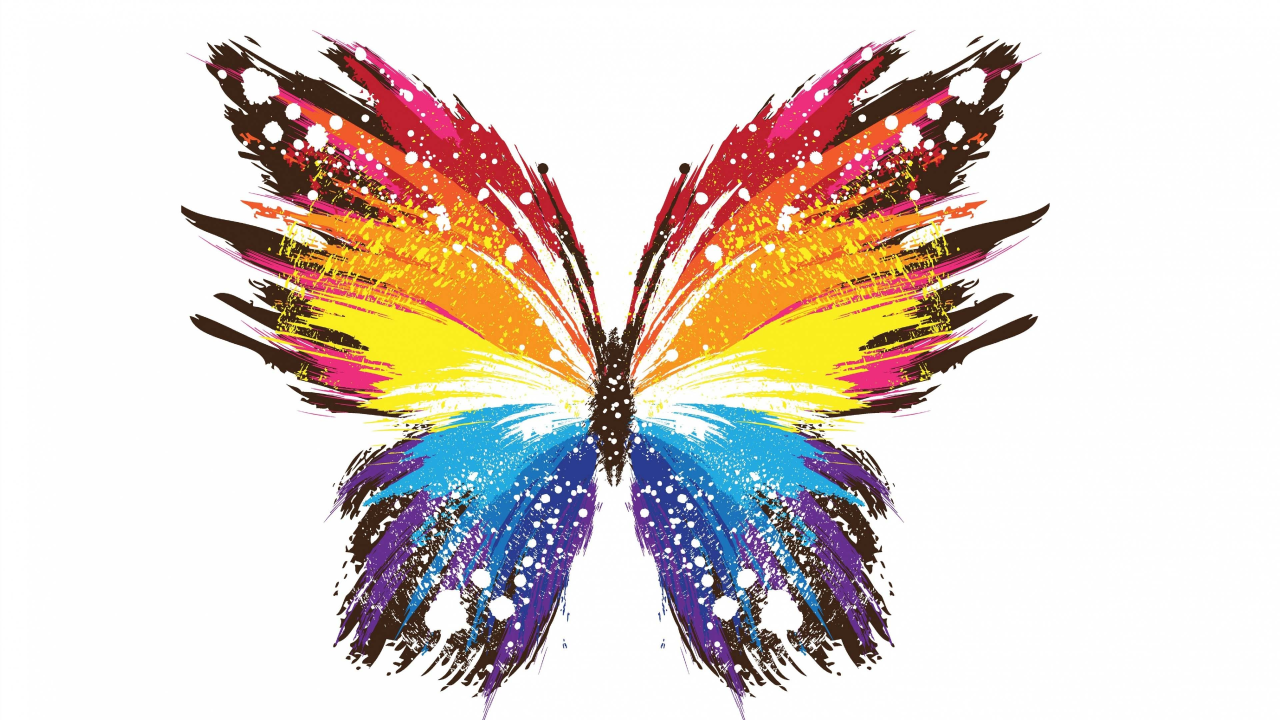
#> input picture colorful_butterfly_in_white_background_4k_hd_abstract.jpg, 3840 x 2160 px, found by its file name (shown at 1/3 size)
$ jupyter execute --allow-errors lab-2.ipynb
#> lines starting #> are read from the running program, lines starting #| are printed output that depends on the picture
[cell 1]
import cv2
import pandas as pd
import numpy as np
import matplotlib.pyplot as plt

[cell 2]
img = cv2.imread("C:/Users/Lab112/Desktop/colorful_butterfly_in_white_background_4k_hd_abstract.jpg")
#> img is the input picture: shape (2160, 3840, 3); mean B, G, R 200.4, 207.8, 220.5

[cell 3]
print(img.dtype)
#| uint8

[cell 4]
print(img.shape)
#| (2160, 3840, 3)

[cell 5]
print(img[0,0])
#| [253 253 253]

[cell 6]
plt.imshow(img)

[cell 7]
from cv2 import cvtColor,COLOR_BGR2RGB,COLOR_RGB2HSV,COLOR_RGB2LAB

[cell 8]
img_rgb=cvtColor(img,COLOR_BGR2RGB)

[cell 9]
print(img_rgb[0,0])
#| [253 253 253]

[cell 10]
plt.imshow(img_rgb)

[cell 11]
r,g,b=cv2.split(img_rgb)
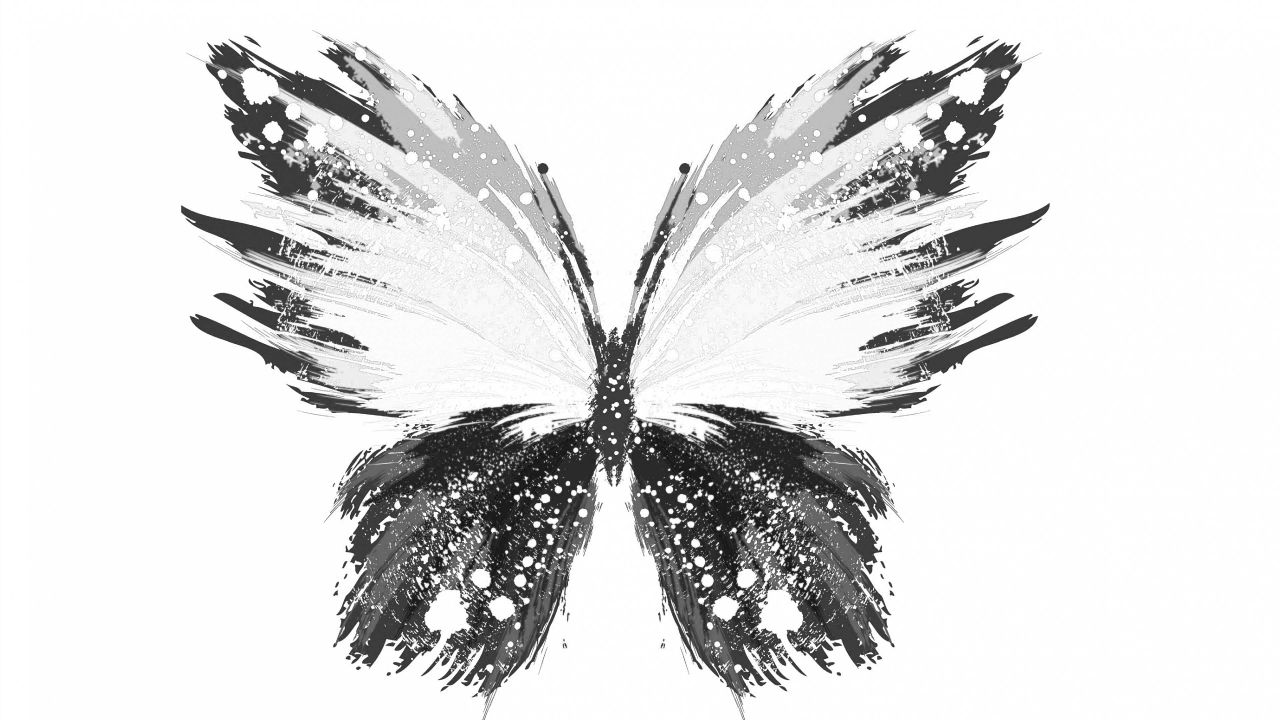
#> r: shape (2160, 3840) (shown at 1/3 size); min 0, max 255, mean 220.5

[cell 12]
plt.figure(figsize=(10,10))

[cell 13]
plt.subplot(221)
plt.title("Original")
plt.imshow(img_rgb)
plt.subplot(222)
plt.title("Blue Channel")
plt.imshow(b)
plt.subplot(223)
plt.title("green channel")
plt.imshow(g)
plt.subplot(224)
plt.title("red channel")
plt.imshow(r)
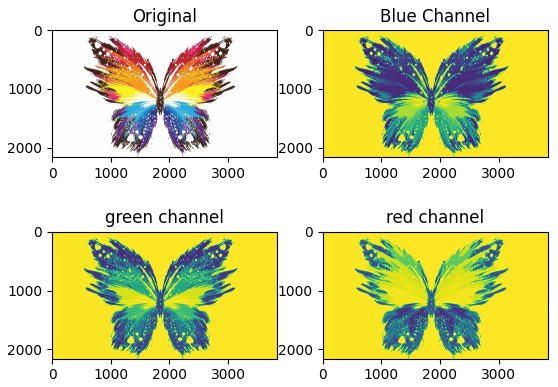
#> figure drawn by matplotlib, 4 panels

#> (a cell that did not finish here is left out)

#> (a cell that did not finish here is left out)

[cell 16]
plt.figure(figsize=(10,10))

[cell 17]
plt.subplot(221)
plt.title("Original")
#> (the rest of this cell did not finish here and is left out)

[cell 18]
img_lab=cvtColor(img,COLOR_RGB2LAB)
#> img_lab: shape (2160, 3840, 3); mean of channels 0, 1, 2 211.5, 131.5, 121.2

[cell 19]
l,a,b=cv2.split(img_lab)
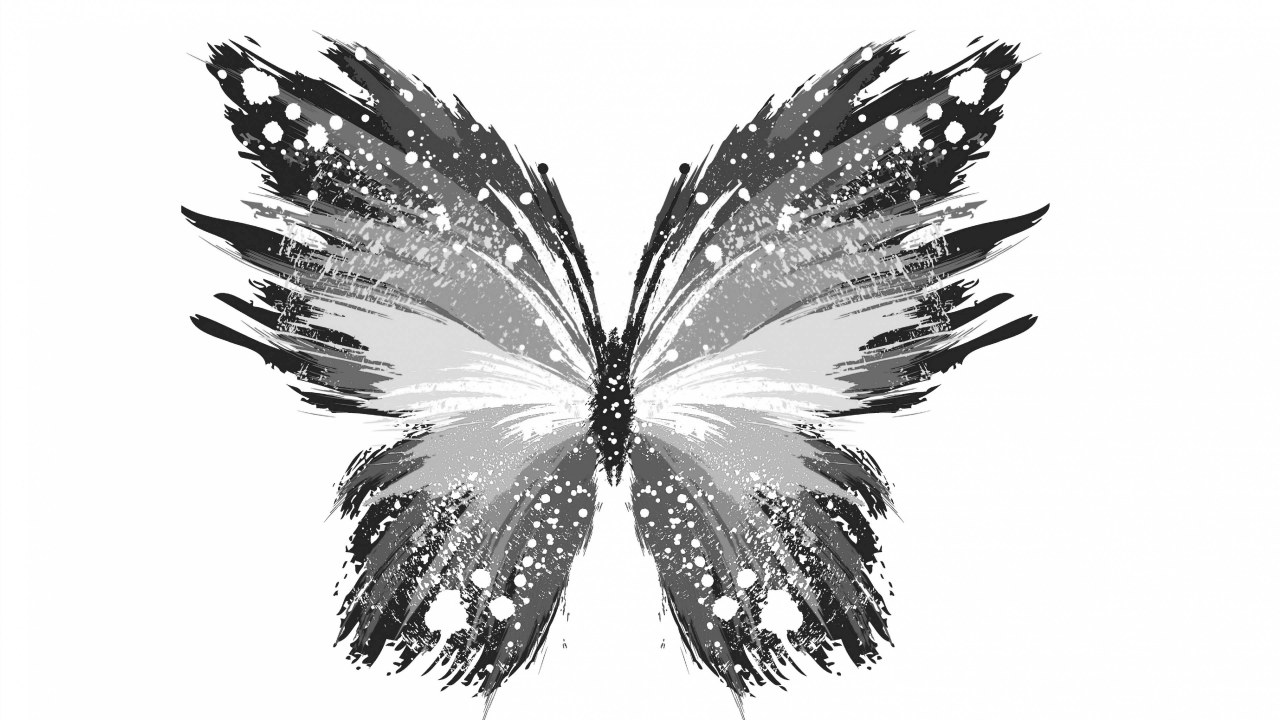
#> l: shape (2160, 3840) (shown at 1/3 size); min 0, max 255, mean 211.5
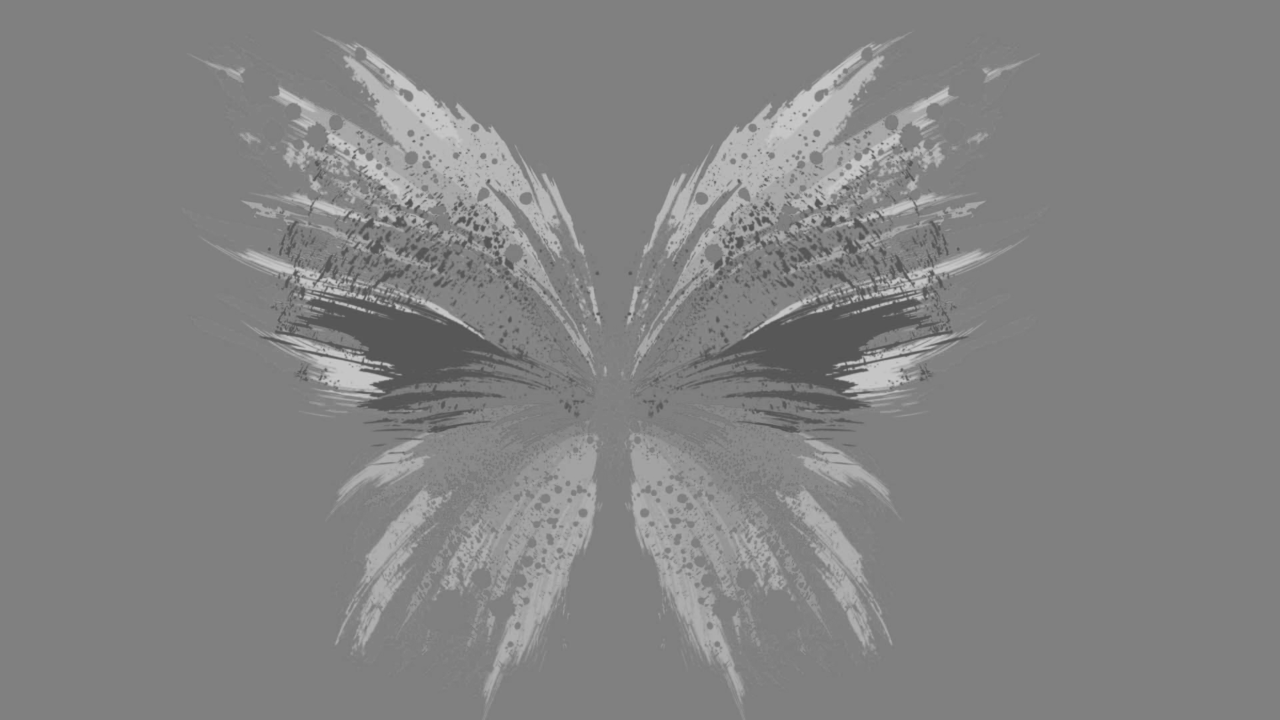
#> a: shape (2160, 3840) (shown at 1/3 size); min 76, max 206, mean 131.5
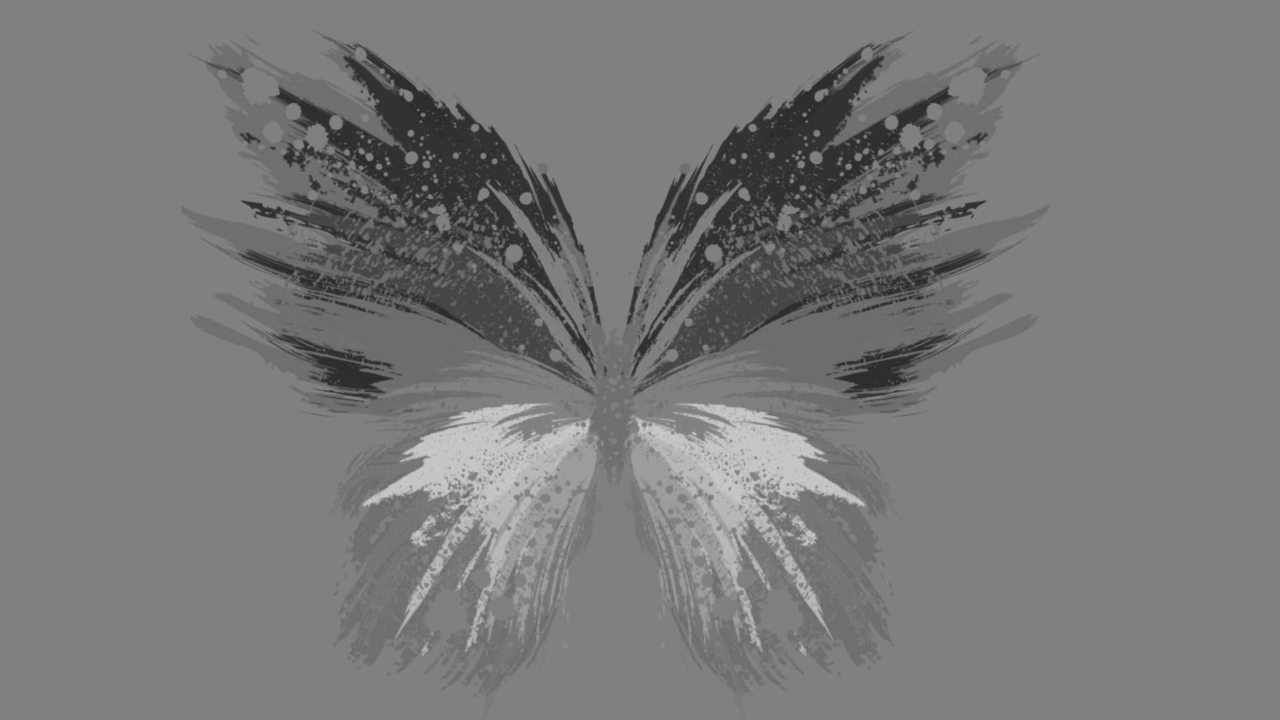
#> b: shape (2160, 3840) (shown at 1/3 size); min 37, max 205, mean 121.2

[cell 20]
plt.figure(figsize=(10,10))

[cell 21]
plt.subplot(221)
plt.title("Original")
plt.imshow(img_lab)
plt.subplot(222)
plt.title("L Channel")
plt.imshow(l)
plt.subplot(223)
plt.title("A channel")
plt.imshow(a)
plt.subplot(224)
plt.title("B channel")
plt.imshow(b)
